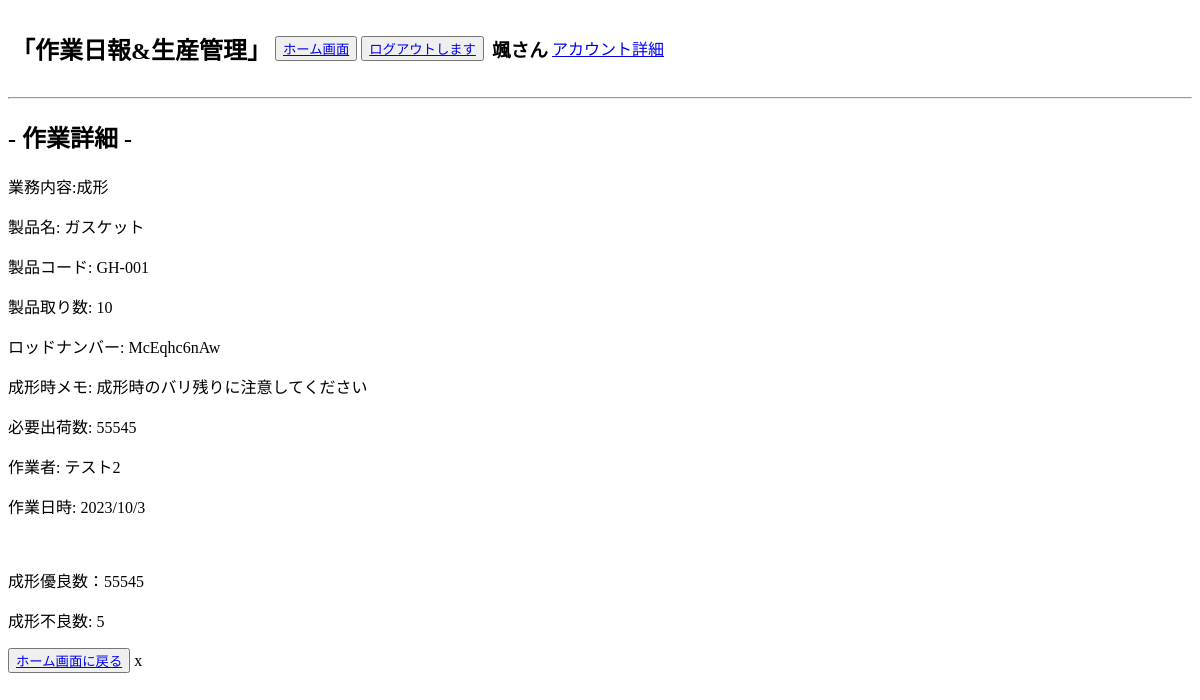
/daily_report/report_detail/128/ (signed in), run on an earlier commit of the app's database.
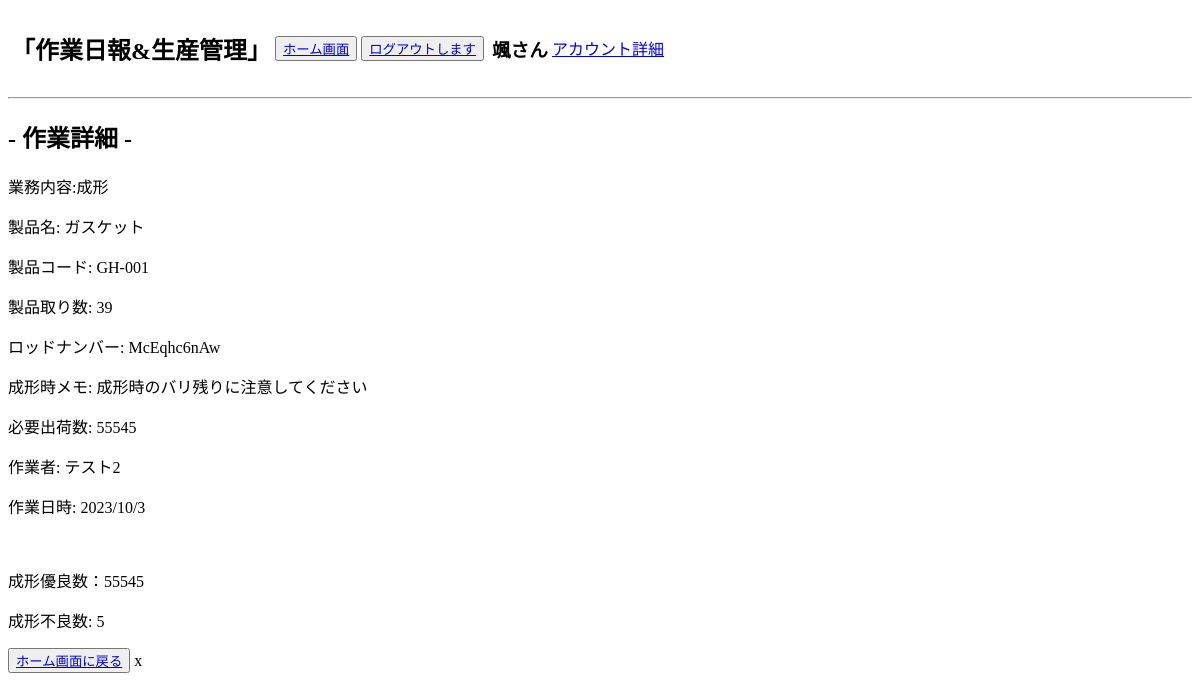
And on a later commit of the database.
### daily_report/models.py (models this page shows, shortened)
class Report(models.Model):
    user = models.ForeignKey(
        Users, on_delete=models.CASCADE,verbose_name="ユーザー"
    )
    product = models.ForeignKey(
        Products, on_delete=models.CASCADE,verbose_name="製品情報"
    )
    business = models.ForeignKey(
        Business, on_delete=models.CASCADE,verbose_name="業務内容"
    )
    memo = models.CharField(max_length=255,blank=True, null=True,verbose_name="引き継ぎ",)
    lot_number = models.CharField(max_length=10, verbose_name='ロッド番号',default='')
    good_product= models.IntegerField(null=True,blank=True,verbose_name="優良数")
    bad_product= models.IntegerField(null=True,blank=True,verbose_name="不良数")
    status = models.CharField(max_length=10, null=True, blank=True, verbose_name="作業状況",)
    created_at = models.DateTimeField(auto_now_add=True)
    updated_at = models.DateTimeField(auto_now=True)
    class Meta:
        verbose_name = '日報'
        db_table = "report"

class Products(models.Model):
    name = models.CharField(max_length=255,verbose_name="製品名")
    code = models.CharField(max_length=50,verbose_name="製品コード")
    quantity = models.IntegerField(verbose_name="製品取り数")
    memo = models.CharField(max_length=255,blank=True, null=True,verbose_name="製品メモ")
    created_at = models.DateTimeField(auto_now_add=True)
    updated_at = models.DateTimeField(auto_now=True)
    class Meta:
        verbose_name = '製品情報'
        db_table = 'products'

class Business(models.Model):
    department = models.ForeignKey(
        Departments, on_delete=models.CASCADE, verbose_name='部署情報'
    )
    name = models.CharField(max_length=50,verbose_name="業務名")
    business_content = models.CharField(max_length=255,verbose_name="業務内容")
    class Meta:
        verbose_name = '業務内容'
        db_table = 'business'

### accounts/models.py (models this page shows, shortened)
class Users(AbstractBaseUser, PermissionsMixin):
    username = models.CharField(max_length=150, unique=True, verbose_name="ユーザー名")
    birthday = models.DateField(null=True,blank=True, verbose_name="生年月日")
    phone = models.IntegerField(null=True,blank=True, verbose_name="携帯番号")
    email = models.EmailField(max_length=255, unique=True, verbose_name="メールアドレス")
    department = models.ForeignKey(
        Departments, on_delete=models.PROTECT, null=True,blank=True
    )
    is_active = models.BooleanField(default=True)
    is_staff = models.BooleanField(default=False)
    USERNAME_FIELD = 'username'
    EMAIL_FIELD = 'email'
    REQUIRED_FIELDS = ['email']
    objects = UsersManager()

### daily_report/views.py (the view, shortened to what this page needs)
# urls.py: path('report_detail/<int:pk>/',ReportDetailView.as_view(),name='report_detail'),
class ReportDetailView(LoginRequiredMixin,DetailView):
    model = Report
    template_name = os.path.join('report', 'report_detail.html')
    context_object_name = 'reportdetail'
    def get_queryset(self):
        return Report.objects.all()
    def get_context_data(self, **kwargs):
        context = super().get_context_data(**kwargs)
        return context

### templates/report/report_detail.html (shortened to what this page needs)
{% extends 'base.html' %}
{% block content %}
<h2>- 作業詳細 -</h2>
    <p>業務内容:{{ reportdetail.business.name }}</p>
    <p>製品名: {{ reportdetail.product.name }}</p>
    <p>製品コード: {{ reportdetail.product.code }}</p>
    <p>製品取り数: {{ reportdetail.product.quantity }}</p>
    <p>ロッドナンバー: {{ reportdetail.lot_number }}</p>
    <p>成形時メモ: {{ reportdetail.product.memo }}</p>
    {% if request.user.department.name == '出荷部' %}
    <p>必要出荷数: {{ reportdetail.good_product }}</p>
    {% endif %}
    <p>作業者: {{ reportdetail.user.username }}</p>
    <p>作業日時: {{ reportdetail.created_at.year }}/{{ reportdetail.created_at.month }}/{{ reportdetail.created_at.day }}</p>
    <br>
    {% if reportdetail.good_product %}
    <p>{{ reportdetail.business.name }}優良数：{{ reportdetail.good_product }}</p>
    <p>{{ reportdetail.business.name }}不良数: {{ reportdetail.bad_product }}</p>
    {% else %}
        {% if request.user.department.name == '出荷部' %}
        <p><a href="{% url 'daily_report:report_shippingend' reportdetail.id %}">作業を終了する(出荷部)</a></p>
        {% else %}
        <p><a href="{% url 'daily_report:report_end' reportdetail.id %}">作業を終了する</a></p>
        {% endif %}
    {% endif %}
    <button><a href="{% url 'daily_report:report_list' %}">ホーム画面に戻る</a></button>
{% endblock %}

What changed in the data, as far as the page shows it:
changed through a linked row, Report "McEqhc6nAw": product.quantity "10" → "39"
